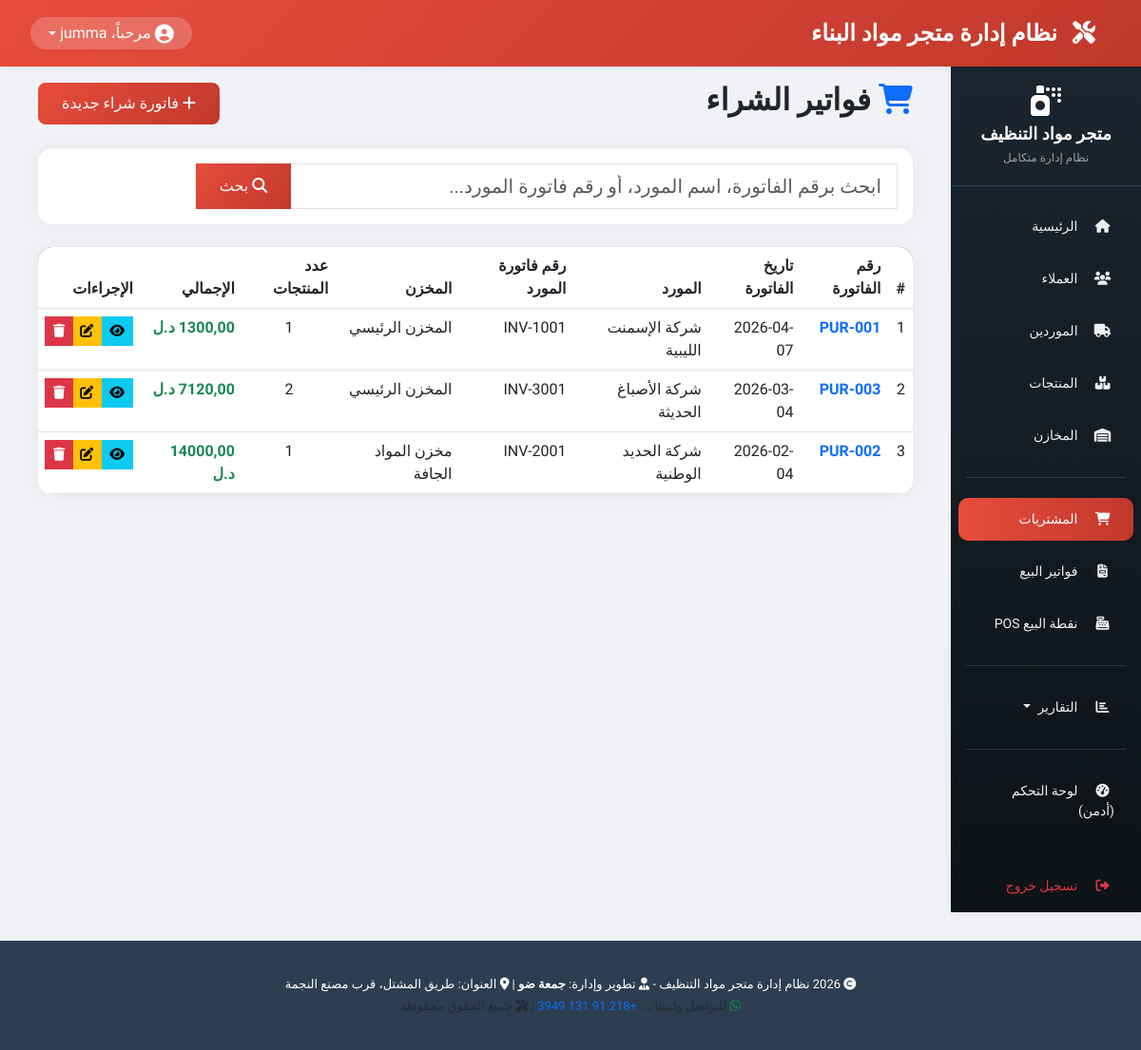
Before: /purchases/ (signed in) with the older database file.
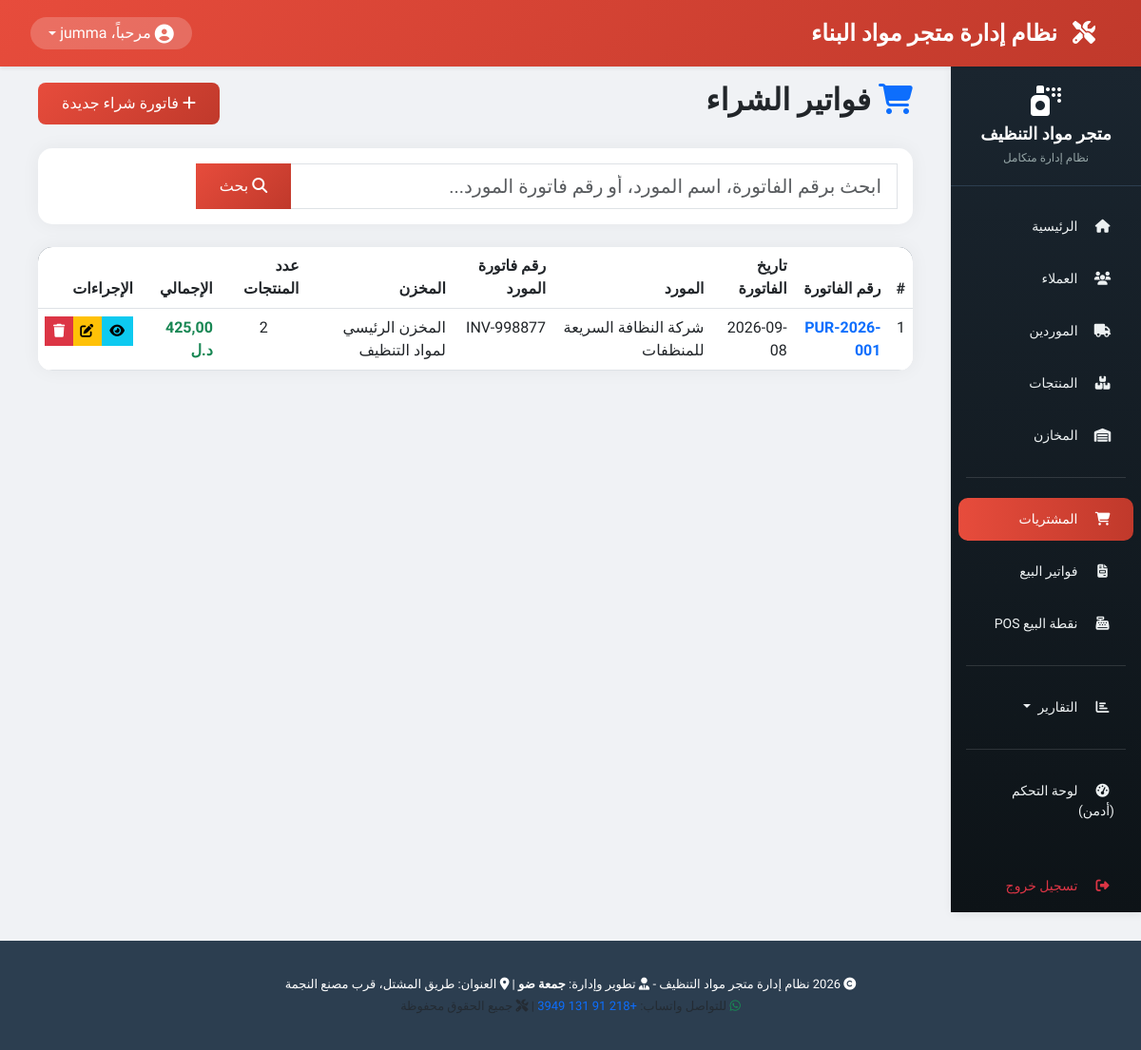
After: the same page with the newer database file.
### purchases/models.py (models this page shows, shortened)
class PurchaseInvoice(models.Model):
    invoice_number = models.CharField(max_length=50, unique=True, verbose_name="رقم الفاتورة")
    invoice_date = models.DateField(verbose_name="تاريخ الفاتورة")
    supplier = models.ForeignKey(Supplier, on_delete=models.PROTECT, related_name='invoices', verbose_name="المورد")
    warehouse = models.ForeignKey(Warehouse, on_delete=models.PROTECT, related_name='purchase_invoices', verbose_name="المخزن")
    supplier_invoice_date = models.DateField(blank=True, null=True, verbose_name="تاريخ فاتورة المورد")
    supplier_bill_number = models.CharField(max_length=100, blank=True, null=True, verbose_name="رقم فاتورة المورد")
    statement = models.CharField(max_length=500, blank=True, null=True, verbose_name="البيان")
    reference_number = models.CharField(max_length=100, blank=True, null=True, verbose_name="الرقم المرجعي")
    notes = models.CharField(max_length=500, blank=True, null=True, verbose_name="ملاحظات")
    created_at = models.DateTimeField(auto_now_add=True, verbose_name="تاريخ الإنشاء")
    def get_total(self):
        total = Decimal('0.00')
        for detail in self.details.all():
            total += detail.get_subtotal()
        return total
    class Meta:
        verbose_name = "فاتورة شراء"
        verbose_name_plural = "فواتير الشراء"
        ordering = ['-invoice_date']

class PurchaseDetail(models.Model):
    invoice = models.ForeignKey(PurchaseInvoice, on_delete=models.CASCADE, related_name='details', verbose_name="الفاتورة")
    product = models.ForeignKey('products.Product', on_delete=models.PROTECT, related_name='purchase_details', verbose_name="المنتج")
    quantity = models.DecimalField(max_digits=10, decimal_places=2, verbose_name="الكمية")
    purchase_price = models.DecimalField(max_digits=10, decimal_places=2, verbose_name="سعر الشراء")
    sale_price = models.DecimalField(max_digits=10, decimal_places=2, default=0, verbose_name="سعر البيع")
    expiry_date = models.DateField(blank=True, null=True, verbose_name="تاريخ الانتهاء")
    discount = models.DecimalField(max_digits=10, decimal_places=2, default=0, verbose_name="التخفيض")
    def get_subtotal(self):
        return (self.quantity * self.purchase_price) - self.discount
    class Meta:
        verbose_name = "تفاصيل الفاتورة"
        verbose_name_plural = "تفاصيل الفواتير"

### suppliers/models.py (models this page shows, shortened)
class Supplier(models.Model):
    name = models.CharField(max_length=200, verbose_name="اسم المورد")
    phone = models.CharField(max_length=20, blank=True, null=True, verbose_name="رقم الهاتف")
    email = models.EmailField(blank=True, null=True, verbose_name="البريد الإلكتروني")
    address = models.CharField(max_length=300, blank=True, null=True, verbose_name="العنوان")
    SUPPLIER_CATEGORIES = [
        ('detergents', 'منظفات سائلة'),
        ('powders', 'مساحيق غسيل'),
        ('disinfectants', 'مطهرات ومعقمات'),
        ('papers', 'ورقيات ومناديل'),
        ('tools', 'أدوات ومعدات تنظيف'),
        ('chemicals', 'مواد كيميائية خام'),
        ('general', 'عام'),
    ]
    category = models.CharField(max_length=20, choices=SUPPLIER_CATEGORIES, default='general', verbose_name="تصنيف المورد")
    is_active = models.BooleanField(default=True, verbose_name="نشط")
    created_at = models.DateTimeField(auto_now_add=True, verbose_name="تاريخ الإضافة")
    updated_at = models.DateTimeField(auto_now=True, verbose_name="آخر تحديث")
    class Meta:
        verbose_name = "مورد"
        verbose_name_plural = "الموردين"
        ordering = ['name']

### warehouses/models.py (models this page shows, shortened)
class Warehouse(models.Model):
    name = models.CharField(max_length=100, verbose_name="اسم المخزن")
    location = models.CharField(max_length=200, blank=True, null=True, verbose_name="الموقع")
    is_active = models.BooleanField(default=True, verbose_name="نشط")
    created_at = models.DateTimeField(auto_now_add=True, verbose_name="تاريخ الإنشاء")
    class Meta:
        verbose_name = "مخزن"
        verbose_name_plural = "المخازن"
        ordering = ['name']

### purchases/views.py (the view)
# urls.py: path('', views.PurchaseInvoiceListView.as_view(), name='purchase_list'),
class PurchaseInvoiceListView(LoginRequiredMixin, ListView):
    model = PurchaseInvoice
    template_name = 'purchases/purchase_list.html'
    context_object_name = 'invoices'
    paginate_by = 10
    def get_queryset(self):
        try:
            queryset = super().get_queryset()
            search = self.request.GET.get('search', '').strip()
            if search:
                queryset = queryset.filter(
                    Q(invoice_number__icontains=search) |
                    Q(supplier__name__icontains=search) |
                    Q(supplier_bill_number__icontains=search)
                )
            return queryset.order_by('-invoice_date')
        except Exception as e:
            messages.error(self.request, "حدث خطأ أثناء جلب أو بحث فواتير الشراء.")
            return PurchaseInvoice.objects.none()
    def get_context_data(self, **kwargs):
        context = super().get_context_data(**kwargs)
        try:
            context['search'] = self.request.GET.get('search', '')
        except Exception:
            context['search'] = ''
        return context

### purchases/templates/purchases/purchase_list.html (shortened to what the changed rows need)
{% extends 'base.html' %}
{% load static %}
{% block content %}
<div class="container-fluid">
    <div class="row">
        <div class="col-12">
            <div class="d-flex justify-content-between align-items-center mb-4">
                <h2>
                    <i class="fas fa-shopping-cart text-primary"></i>
                    فواتير الشراء
                </h2>
            </div>
            <div class="card card-custom">
                <div class="card-body p-0">
                    <div class="table-responsive">
                        <table class="table table-custom table-hover mb-0">
                            <thead>
                                <tr>
                                    <th>#</th>
                                    <th>رقم الفاتورة</th>
                                    <th>تاريخ الفاتورة</th>
                                    <th>المورد</th>
                                    <th>رقم فاتورة المورد</th>
                                    <th>المخزن</th>
                                    <th>عدد المنتجات</th>
                                    <th>الإجمالي</th>
                                    <th>الإجراءات</th>
                                </tr>
                            </thead>
                            <tbody>
                                {% if invoices %}
                                    {% for invoice in invoices %}
                                    <tr>
                                        <td>{{ forloop.counter }}</td>
                                        <td class="fw-bold">
                                            <a href="{% url 'purchases:purchase_detail' invoice.pk %}" class="text-decoration-none">
                                                {{ invoice.invoice_number }}
                                            </a>
                                        </a></td>
                                        <td>{{ invoice.invoice_date|date:"Y-m-d" }}</td>
                                        <td>{{ invoice.supplier.name }}</td>
                                        <td>{{ invoice.supplier_bill_number|default:"—" }}</td>
                                        <td>{{ invoice.warehouse.name }}</td>
                                        <td class="text-center">{{ invoice.details.count }} </td>
                                        <td class="text-success fw-bold">{{ invoice.get_total|floatformat:2 }} د.ل</td>
                                        <td>
                                            <div class="btn-group" role="group">
                                                <a href="{% url 'purchases:purchase_detail' invoice.pk %}"
                                                   class="btn btn-sm btn-info" title="عرض التفاصيل">
                                                    <i class="fas fa-eye"></i>
                                                </a>
                                                <a href="{% url 'purchases:purchase_edit' invoice.pk %}"
                                                   class="btn btn-sm btn-warning" title="تعديل">
                                                    <i class="fas fa-edit"></i>
                                                </a>
                                                <a href="{% url 'purchases:purchase_delete' invoice.pk %}"
                                                   class="btn btn-sm btn-danger" title="حذف">
                                                    <i class="fas fa-trash"></i>
                                                </a>
                                            </div>
                                        </td>
                                    </tr>
                                    {% endfor %}
                                {% endif %}
                            </tbody>
                        </table>
                    </div>
                </div>
            </div>
        </div>
    </div>
</div>
{% endblock %}

Changed rows visible on the page:
removed PurchaseInvoice: invoice_number "PUR-003", invoice_date "2026-03-04", supplier.name "شركة الأصباغ الحديثة", supplier_bill_number "INV-3001", warehouse.name "المخزن الرئيسي", details.count "2", get_total "7120,00"
removed PurchaseInvoice: invoice_number "PUR-002", invoice_date "2026-02-04", supplier.name "شركة الحديد الوطنية", supplier_bill_number "INV-2001", warehouse.name "مخزن المواد الجافة", details.count "1", get_total "14000,00"
changed PurchaseInvoice: invoice_number "PUR-001" → "PUR-2026-001"; invoice_date "2026-04-07" → "2026-09-08"; supplier.name "شركة الإسمنت الليبية" → "شركة النظافة السريعة للمنظفات"; supplier_bill_number "INV-1001" → "INV-998877"; warehouse.name "المخزن الرئيسي" → "المخزن الرئيسي لمواد التنظيف"; details.count "1" → "2"; get_total "1300,00" → "425,00"
